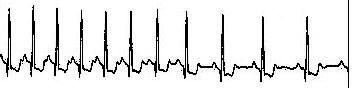
%> input picture example.jpg, 352 x 88 px
$ octave --eval "result = peakFinder('example.jpg');"   (GNU Octave 9; MATLAB toolbox functions it lacks are replaced by stand-ins)
%> lines starting %> are read from the running program, lines starting %| are printed output that depends on the picture; in (x1, y1, x2, y2) boxes, pixels count from 0 and x2, y2 are one past the last pixel; in counts of white or black regions, pixels touching at a corner belong together; the program's own positions count from 1
function [detectedPeaks, detectedBottoms] = peakFinder(signal)
%> called with signal = 'example.jpg'
sig = imread(signal);
%> sig is the input picture: size 88x352x3 uint8; min 0, max 255, mean 230
bSig = im2bw(sig);
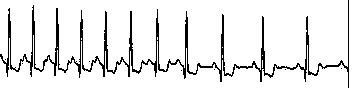
%> bSig: size 88x352 logical; 90.9% white; black in thin lines or dots
imwrite(bSig,'npSignal.png');
bSig = imread('npSignal.png');
info = imfinfo('npSignal.png');
figure('name','Original Binary Signal');
imshow(bSig);

%% Step 1: "Crop the unwanted portions at the beginning of the signal by some means of thresholds"
croppedBSig=bSig;
sigMean=0;
for wid=1:info.Width
    sigMean=mean(mean(bSig(:,wid:wid)));
    if sigMean >= .9
        croppedBSig(:,wid:wid) = 1;
    end
end
%> this loop made 352 passes
%> sigMean on passes 1 to 3: 0.966, 0.943, 0.943
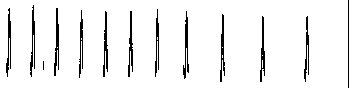
%> croppedBSig: size 88x352 logical; 93.8% white; black in thin lines or dots

%% Step 2: "Extract portions of the signal that maintains information from the original signal to make sure that 0% loss of info. occured"
wid=1;
while wid<=info.Width-5
    sigMean=mean(mean(croppedBSig(:,wid:wid)));
    if sigMean ~= 1
        croppedBSig(:,wid-5:wid+5) = bSig(:,wid-5:wid+5);
        wid=wid+6;
    else
        wid=wid+1;
    end
end
%> this loop made 287 passes
%> sigMean on passes 1 to 3: 1, 1, 1
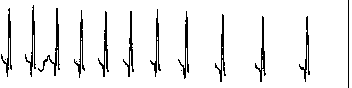
%> croppedBSig: size 88x352 logical; 93% white; black in thin lines or dots
%> after the loop, wid = 348
figure('Name','Signal after cropping "unwanted portions" and finding the "peaks" and "buttoms"');imshow(croppedBSig);
hold on;
imwrite(croppedBSig,'croppedBSignal.png');

%% Step 3:"Finding the beginning and the end of each region"
croppedBSig=imread('croppedBSignal.png');
info = imfinfo('croppedBSignal.png');
detectedPortions = []; %This array holds the start and end of each portion that contains data that we`ll analyze in the next step.
numberOfPortions = 0;
wid=1;
nonOneMeanFound=0; %This flag is used to detect if a beggining or an end is found.
while wid<=info.Width
    sigMean=mean(mean(croppedBSig(:,wid:wid)));
    if sigMean~=1 && nonOneMeanFound==0
        numberOfPortions=numberOfPortions+1;
        detectedPortions(numberOfPortions)=wid;%Holds the "beginning" of the region.
        nonOneMeanFound=1;%The flag is raised saying that a new region is found.
    end
    if nonOneMeanFound==1
        sigMean=mean(mean(croppedBSig(:,wid:wid)));
        if sigMean==1
            numberOfPortions=numberOfPortions+1;
            detectedPortions(numberOfPortions)=wid-1;%Holds the "end" of the region.
            nonOneMeanFound=0;%The flag now is down saying that the end of the region is found.
        end
    end
    wid=wid+1;%Increment the loop variable.
end
%> this loop made 352 passes
%> after the loop, detectedPortions = 24 values from 2 to 349; nonOneMeanFound = 0; numberOfPortions = 24; wid = 353
%% Step 4:"Scan each portion for the peaks and return it into an array"
findPeaks=1;
peakY=0;
peakX=0;
detectedPeaks=[];%Creating an array that holds the vertices of the peaks detected.
%This array holds the Y of the peak followed by its X.
while findPeaks<=numberOfPortions-1
    portionBeingProcessed=croppedBSig(:,detectedPortions(findPeaks):detectedPortions(findPeaks+1));
    %Finding the black pixel in the white row.
    for hit=1:size(portionBeingProcessed,1)%This loop is used to find the "row(Y)" in which the peak lies.
        signalMean=mean(mean(portionBeingProcessed(hit:hit,:)));
        if signalMean~=1
            rowHasPeak=portionBeingProcessed(hit:hit,:);%This array contains a row of values and the black one is the peak we want.
            peakY=hit;
            detectedPeaks(findPeaks)=peakY;
            break
        end
    end

    for ind=1:size(rowHasPeak,2)%This loop is used to find the "column(X)" in which the peak lies.
        if rowHasPeak(ind)==0
            peakX=ind+detectedPortions(findPeaks);
            detectedPeaks(findPeaks+1)=peakX;
            break;
        end
    end
    %Now, drawing a rectangle over the peak to highlight it.
    BoundingBox=uint16([peakX-1,peakY-1,2,2]);
    rectangle('Position',BoundingBox,'LineWidth',2,'LineStyle','-','EdgeColor','r');
    findPeaks=findPeaks+2;
end
%> this loop made 12 passes
%> (BoundingBox, findPeaks) on passes 1 to 12: ([10 8 2 2], 3), ([34 5 2 2], 5), ([57 8 2 2], 7), ([82 10 2 2], 9), ([106 11 2 2], 11), ([131 11 2 2], 13), ([158 9 2 2], 15), ([187 11 2 2], 17), ([223 14 2 2], 19), ([263 16 2 2], 21), ([308 16 2 2], 23), ([349 0 2 2], 25)
%> pass 3, in peakFinder, `portionBeingProcessed=croppedBSig(:,detectedPortions(findPeaks):detect..`:
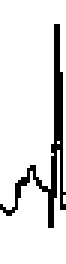
%> portionBeingProcessed: size 88x22 logical (shown 3 times larger); 87.6% white; black in thin lines or dots, all inside (x1, y1, x2, y2) = (0, 8, 22, 76)
%> after the loop, detectedPeaks = 24 values, max 350 at index 24, min 1 at index 23, mean 85.46; peakX = 350; peakY = 1; rowHasPeak = false

%% Step 5:"Scan each portion for the bottoms and return it into an array"
findBottoms=1;
bottomY=0;
bottomX=0;
detectedBottoms=[];%Creating an array that holds the vertices of the bottoms detected.
%This array holds the Y of the bottom followed by its X.
while findBottoms<=numberOfPortions-1
    portionBeingProcessed=croppedBSig(:,detectedPortions(findBottoms):detectedPortions(findBottoms+1));
    %Finding the black pixel in the white row.
    for hit=size(portionBeingProcessed,1):-1:1%This loop is used to find the "row(Y)" in which the bottom lies.
        signalMean=mean(mean(portionBeingProcessed(hit:hit,:)));
        if signalMean~=1
            rowHasBottom=portionBeingProcessed(hit:hit,:);%This array contains a row of values and the black one is the bottom we want.
            bottomY=hit;
            detectedBottoms(findBottoms)=bottomY;
            break
        end
    end

    for ind=size(rowHasBottom,2):-1:1%This loop is used to find the "column(X)" in which the bottom lies.
        if rowHasBottom(ind)==0
            bottomX=ind+detectedPortions(findBottoms);
            detectedBottoms(findBottoms+1)=bottomX;
            break;
        end
    end
    %Now, drawing a rectangle over the bottom to highlight it.
    BoundingBox=uint16([bottomX-1,bottomY-1,2,2]);
    rectangle('Position',BoundingBox,'LineWidth',2,'LineStyle','-','EdgeColor','g');
    findBottoms=findBottoms+2;
end
%> this loop made 12 passes
%> (BoundingBox, findBottoms) on passes 1 to 12: ([8 76 2 2], 3), ([32 76 2 2], 5), ([56 75 2 2], 7), ([80 77 2 2], 9), ([105 76 2 2], 11), ([130 76 2 2], 13), ([156 76 2 2], 15), ([185 78 2 2], 17), ([222 81 2 2], 19), ([262 81 2 2], 21), ([306 81 2 2], 23), ([349 87 2 2], 25)
%> after the loop, bottomX = 350; bottomY = 88; detectedBottoms = 24 values, max 350 at index 24, min 9 at index 2, mean 119; rowHasBottom = false

figure('Name','Portions Detected');
plotVar=1;
findBottoms=1;
while findBottoms<=numberOfPortions-1%Showing the cropped regions independently.
    portionBeingProcessed=croppedBSig(:,detectedPortions(findBottoms):detectedPortions(findBottoms+1));
    if plotVar<=numberOfPortions/2
        subplot(1,numberOfPortions/2,plotVar);
        imshow(portionBeingProcessed);
    end
    plotVar=plotVar+1;
    findBottoms=findBottoms+2;
end
%> this loop made 12 passes
%> findBottoms on passes 1 to 12: 3, 5, 7, 9, 11, 13, 15, 17, 19, 21, 23, 25
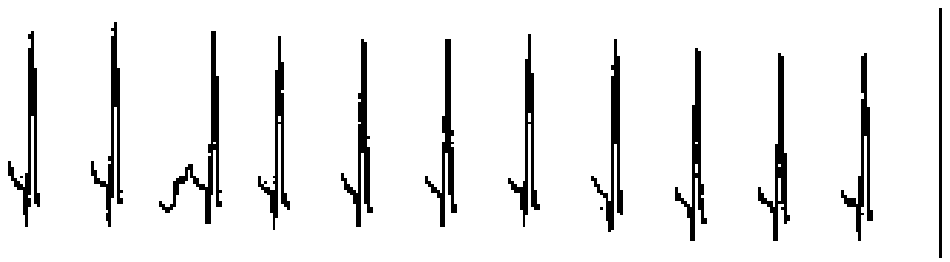
%> figure redrawn from the program's plot data, 12 panels
%> `result = peakFinder('example.jpg');`:
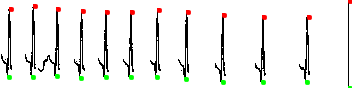
%> figure redrawn from the program's plot data
%> `result = peakFinder('example.jpg');`: result has the same summary as detectedPeaks in peakFinder

%% This code also shows the cropped regions independently but using the peaks rather than the bottoms.

% [12 lines of commented-out code are left out]
figure(2);%Set the figure that shows the peaks and bottoms the active one.

%%
hold off;
%Now I`ll delete the pre-written images.
delete('npSignal.png');
delete('croppedBSignal.png');
